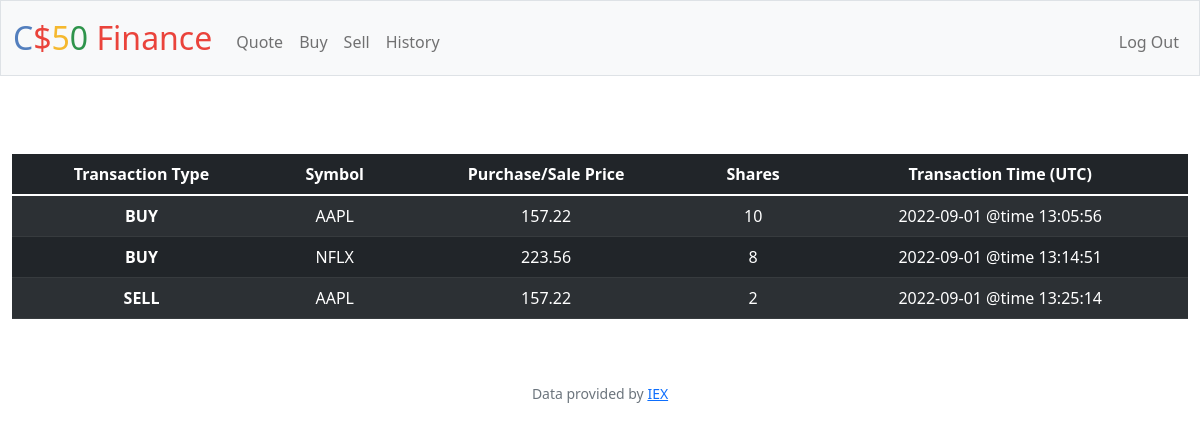
/history (signed in), run on an earlier commit of the app's database.
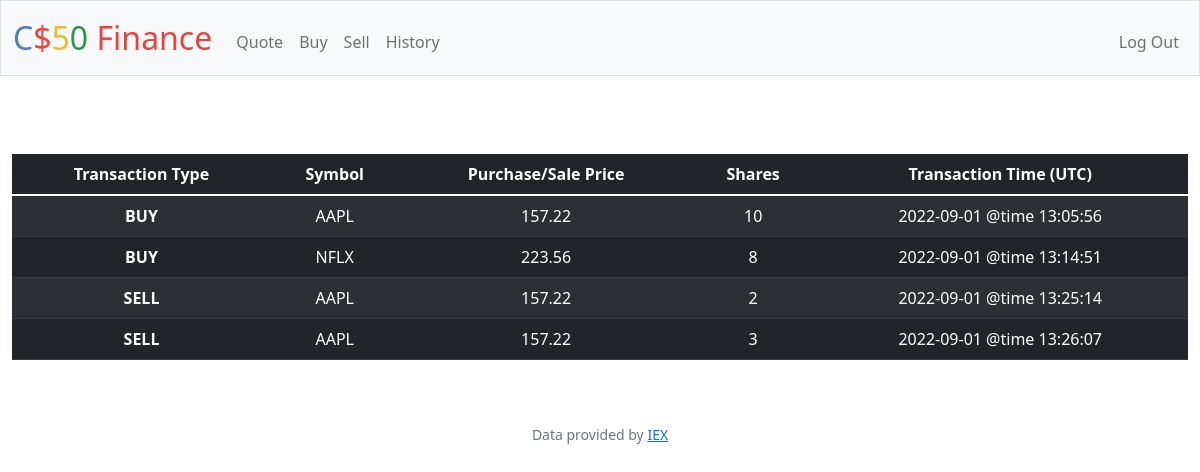
And on a later commit of the database.
### tables this page shows
CREATE TABLE orders (id INTEGER, user_id NUMERIC NOT NULL, symbol TEXT NOT NULL,             shares NUMERIC NOT NULL, price NUMERIC NOT NULL, timestamp TEXT, PRIMARY KEY(id),             FOREIGN KEY(user_id) REFERENCES users(id));

### app.py (the view)
@app.route("/history")
@login_required
def history():
    rows = db.execute("SELECT symbol, shares, price, timestamp FROM orders WHERE user_id = ?", session["user_id"])
    return render_template("history.html", rows=rows)

### app.py (called while the page is built)
@app.after_request
def after_request(response):
    response.headers["Cache-Control"] = "no-cache, no-store, must-revalidate"
    response.headers["Expires"] = 0
    response.headers["Pragma"] = "no-cache"
    return response

### helpers.py (called while the page is built)
def login_required(f):
    @wraps(f)
    def decorated_function(*args, **kwargs):
        if session.get("user_id") is None:
            return redirect("/login")
        return f(*args, **kwargs)
    return decorated_function

### templates/history.html (shortened to what this page needs)
{% extends "layout.html" %}
{% block main %}
    <table style='margin-top: 30px' class="table table-striped table-dark">
      <thead>
        <tr>
          <th scope="col"> Transaction Type </th>
          <th scope="col"> Symbol </th>
          <th scope="col"> Purchase/Sale Price </th>
          <th scope="col"> Shares </th>
          <th scope="col"> Transaction Time (UTC) </th>
        </tr>
      </thead>
      <tbody>
        {% for row in rows %}
        <tr>
          <th scope="row">
              {{ "BUY" if row["shares"] > 0 else "SELL" }}
          </th>
          <td>  {{ row["symbol"] }}  </td>
          <td>  {{ row["price"] }}  </td>
          <td>  {{ row["shares"]|abs }}  </td>
          <td>  {{ row["timestamp"] }}  </td>
        </tr>
        {% endfor %}
      </body>
{% endblock %}

### templates/layout.html (shortened to what this page needs)
<!DOCTYPE html>
<html lang="en">
    <head>
        <link href="https://cdn.jsdelivr.net/npm/bootstrap@5.1.3/dist/css/bootstrap.min.css" rel="stylesheet">
        <link href="/static/styles.css" rel="stylesheet">
    </head>
    <body>
        <nav class="bg-light border navbar navbar-expand-md navbar-light">
            <div class="container-fluid">
                <a class="navbar-brand" href="/"><span class="blue">C</span><span class="red">$</span><span class="yellow">5</span><span class="green">0</span> <span class="red">Finance</span></a>
                <div class="collapse navbar-collapse" id="navbar">
                    {% if session["user_id"] %}
                        <ul class="navbar-nav me-auto mt-2">
                            <li class="nav-item"><a class="nav-link" href="/quote">Quote</a></li>
                            <li class="nav-item"><a class="nav-link" href="/buy">Buy</a></li>
                            <li class="nav-item"><a class="nav-link" href="/sell">Sell</a></li>
                            <li class="nav-item"><a class="nav-link" href="/history">History</a></li>
                        </ul>
                        <ul class="navbar-nav ms-auto mt-2">
                            <li class="nav-item"><a class="nav-link" href="/logout">Log Out</a></li>
                        </ul>
                    {% else %}
                        <ul class="navbar-nav ms-auto mt-2">
                            <li class="nav-item"><a class="nav-link" href="/register">Register</a></li>
                            <li class="nav-item"><a class="nav-link" href="/login">Log In</a></li>
                        </ul>
                    {% endif %}
                </div>
            </div>
        </nav>
        <main class="container-fluid py-5 text-center">
            {% block main %}{% endblock %}
        <footer class="mb-5 small text-center text-muted">
            Data provided by <a href="https://iexcloud.io/">IEX</a>
        </footer>
    </body>
</html>

### static/styles.css (style rules this page uses)
nav .navbar-brand { font-size: xx-large; }
nav .navbar-brand .blue { color: #537fbe; }
nav .navbar-brand .red { color: #ea433b; }
nav .navbar-brand .yellow { color: #f5b82e; }
nav .navbar-brand .green { color: #2e944b; }
table { background-color: transparent; margin-bottom: 1rem; width: 100%; }
table th, table td { padding: 0.75rem; vertical-align: middle }
tbody tr:nth-of-type(odd) { background-color: rgb(179, 208, 255, 0.3) }

What changed in the data, as far as the page shows it:
added orders: shares "SELL", symbol "AAPL", price "157.22", shares|abs "3", timestamp "2022-09-01 @time 13:26:07"
